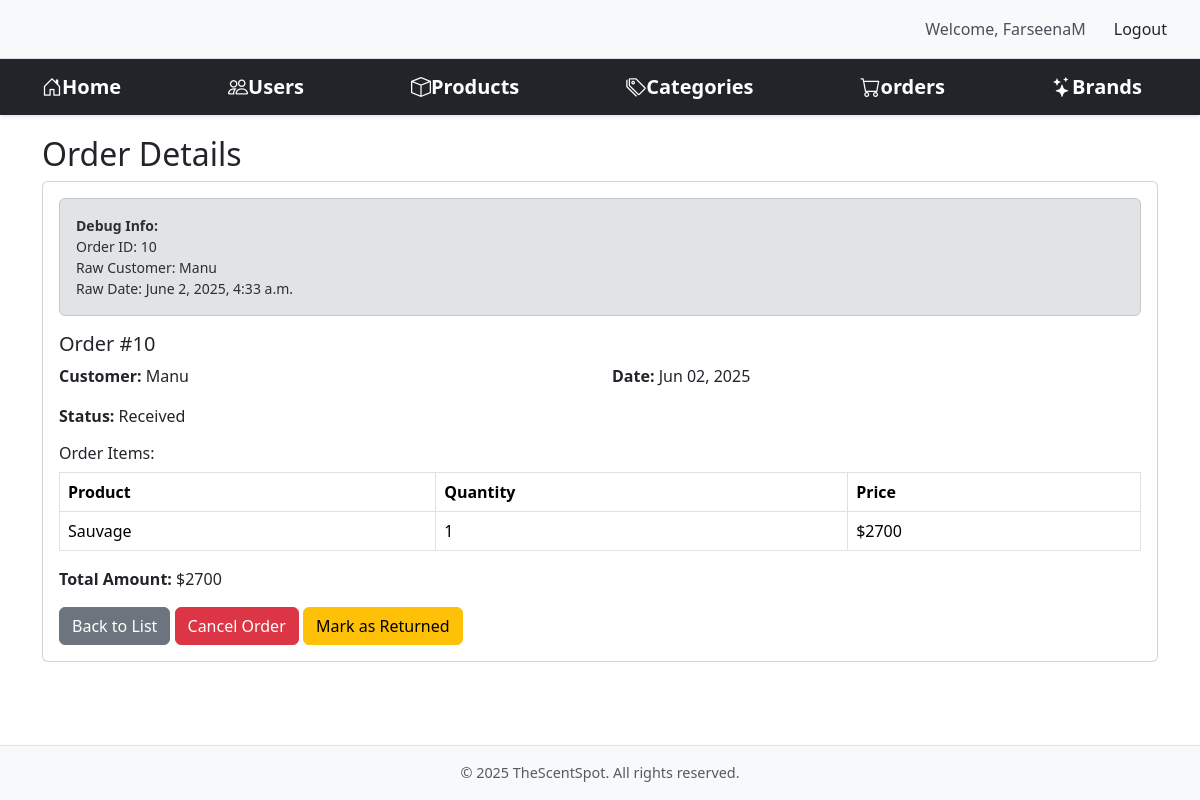
The app's page /adminhome/orders/10/ (signed in) with its own data.
### core/models/order.py (models this page shows, shortened)
class Order(models.Model):
    STATUS_CHOICES = [
        ('received', 'Received'),
        ('processing', 'Processing'),
        ('delivered', 'Delivered'),
        ('cancelled', 'Cancelled'),
    ]
    product = models.ForeignKey(Product, null = True, on_delete=models.CASCADE)
    customer = models.ForeignKey(Customer, null = True, on_delete=models.CASCADE)
    quantity = models.IntegerField(default=1)
    price = models.IntegerField(default=500)
    adress = models.CharField(max_length=50, default="", blank=True)
    phone = models.CharField(max_length=10, default="", blank=True)
    date = models.DateField(default=timezone.now)
    status = models.TextField(max_length=50, choices=STATUS_CHOICES, default="received")
    rating = models.IntegerField(default=0, validators=[MinValueValidator(0),MaxValueValidator(5)])
    payment_id = models.CharField(max_length=100,null=True,blank=True)
    order_id = models.CharField(max_length=100,null=True,blank=True)
    created_at = models.DateTimeField(default=timezone.now)

### core/models/customer.py (models this page shows, shortened)
class Customer(models.Model):
    first_name = models.CharField(max_length=50, null=True)
    last_name = models.CharField(max_length=50, null=True)
    email = models.EmailField(null=True)
    phone = models.CharField(max_length=10, null=True)
    gender = models.CharField(max_length=10, default="", null=True)
    password = models.CharField(max_length=150, null=True)
    created_at = models.DateTimeField(auto_now_add=True, null = True)

### core/models/product.py (models this page shows, shortened)
class Product(models.Model):
    name = models.CharField(max_length=50)
    price = models.IntegerField(default=0)
    description = models.CharField(max_length=2000, blank=True)
    image = models.ImageField(upload_to="images/")
    category = models.ForeignKey(Category, db_column='type2', on_delete=models.CASCADE)
    rating = models.IntegerField(default=1, validators=[MinValueValidator(0),MaxValueValidator(5)])
    brand = models.CharField(max_length=50, default="")
    gender = models.CharField(max_length=50, default="")
    size = models.CharField(max_length=50, default="")
    stock = models.IntegerField(default=0)

### adminoperations/views.py (the view)
# urls.py: path('adminhome/orders/<int:order_id>/', views.AdminOrderDetailView.as_view(), name='admin_order_details'),
class AdminOrderDetailView(StaffRequiredMixin, DetailView):
    model = Order
    template_name = 'adminoperations/admin_orderdetail.html'
    context_object_name = 'order'
    paginate_by = 10
    pk_url_kwarg = 'order_id'
    def get_queryset(self):
        return Order.objects.all().order_by('-created_at')  # Sort by newest first

### adminoperations/views.py (called while the page is built)
    def dispatch(self, request, *args, **kwargs):
        if not request.user.is_staff:
            messages.error(request, "You don't have permission to access this page.")
            return redirect('main')  # Redirect to main page if not staff
        return super().dispatch(request, *args, **kwargs)

### adminoperations/templates/adminoperations/admin_orderdetail.html
{% extends 'adminoperations/admin_base.html' %}
{% block content %}
{% load custom_filters %}
<div class="container">
    <h2>Order Details</h2>
    {% if order %}
        <div class="card mb-3">
            <div class="card-body">
                <div class="alert alert-secondary mb-3">
                    <small>
                        <strong>Debug Info:</strong><br>
                        Order ID: {{ order.id }}<br>
                        Raw Customer: {{ order.customer.first_name }}<br>
                        Raw Date: {{ order.created_at }}<br>
                    </small>
                </div>
                <h5 class="card-title">Order #{{ order.id }}</h5>
                <div class="row">
                    <div class="col-md-6">
                        <p>
                            <strong>Customer:</strong>
                            {% if order.customer and order.customer.first_name %}
                                {{ order.customer.first_name }}
                            {% else %}
                                <span class="text-muted">No customer name</span>
                            {% endif %}
                        </p>
                    </div>
                    <div class="col-md-6">
                        <p>
                            <strong>Date:</strong>
                            {% if order.date %}
                                {{ order.date|date:"M d, Y" }}
                            {% else %}
                                <span class="text-muted">No date</span>
                            {% endif %}
                        </p>
                    </div>
                </div>
                <p><strong>Status:</strong> {{ order.status|title }}</p>
                <h6>Order Items:</h6>
                <div class="table-responsive">
                    <table class="table table-bordered">
                        <thead class="thead-light">
                            <tr>
                                <th>Product</th>
                                <th>Quantity</th>
                                <th>Price</th>
                            </tr>
                        </thead>
                        <tbody>
                            <tr>
                                <td>
                                    {% if order.product %}
                                        {{ order.product.name }}
                                    {% else %}
                                        <span class="text-muted">No product</span>
                                    {% endif %}
                                </td>
                                <td>{{ order.quantity }}</td>
                                <td>${{ order.price }}</td>
                            </tr>
                        </tbody>
                    </table>
                </div>
                <p><strong>Total Amount:</strong> ${{ order.price }}</p>
                <div class="mt-3">
                    <a href="{% url 'admin_order_list' %}" class="btn btn-secondary">Back to List</a>
                    <a href="{% url 'admin_order_cancel' order.id %}" class="btn btn-danger">Cancel Order</a>
                    <a href="{% url 'change_to_returned' order.id %}" class="btn btn-warning">Mark as Returned</a>
                </div>
            </div>
        </div>
    {% else %}
        <div class="alert alert-warning">
            <p>No order found in the system.</p>
        </div>
    {% endif %}
</div>
{% endblock %}

### adminoperations/templates/adminoperations/admin_base.html (shortened to what this page needs)
{% load static %}
{% block css%}
    <link href="{% static 'adminoperations/css/admin_base.css' %}" rel="stylesheet" type="text/css">
{% endblock %}
<!DOCTYPE html>
<html lang="en">
<head>
    <link href="https://cdn.jsdelivr.net/npm/bootstrap@5.3.2/dist/css/bootstrap.min.css"
          rel="stylesheet"
>
    <link rel="stylesheet"
          href="https://cdn.jsdelivr.net/npm/bootstrap-icons@1.11.1/font/bootstrap-icons.css">
</head>
<body>
    {% if user.is_authenticated and user.is_staff %}
    <div class="logout-section" background-color=" #f8f9fa", padding="10px 20px", display="flex", justify-content="flex-end", align-items= "center", border-bottom="1px solid #dee2e6">
        <span>Welcome, {{ user.username }}</span>
        <form method="post" action="{% url 'admin_logout' %}" class="logout-form" margin-right="15px",color= " #495057", font-weight= "500">
            <button type="submit" class="btn btn-logout" background-color=" #dc3545", color= "white", border= "none", padding= "5px 15px", border-radius= "4px", transition= "background-color 0.3s ease" >Logout</button>
        </form>
    </div>
    {% endif %}
    <nav class="navbar navbar-expand-lg navbar-dark bg-dark">
        <div class="container">
            <a class="navbar-brand" href="{% url 'admin_home' %}">
                <i class="bi bi-house-door"></i>Home</a>
            <a class="navbar-brand" href="{% url 'user_list' %}">
                <i class="bi bi-people"></i>Users</a>
            <a class="navbar-brand" href="{% url 'product_list' %}">
                <i class="bi bi-box"></i>Products</a>
            <a class="navbar-brand" href="{% url 'category_list' %}">
                <i class="bi bi-tags"></i>Categories</a>
            <a class="navbar-brand" href="{% url 'admin_order_list' %}">
                <i class="bi bi-cart"></i>orders</a>
            <a class="navbar-brand" href="{% url 'brand_list' %}">
                <i class="bi bi-stars"></i>Brands</a>
        </div>
    </nav>
    <main>
        {% block content %}
        {% endblock %}
    </main>
    <footer class="footer mt-auto py-3 bg-light">
        <div class="container text-center">
            <span class="text-muted">© {% now "Y" %} TheScentSpot. All rights reserved.</span>
        </div>
    </footer>
</body>
</html>

### adminoperations/static/adminoperations/css/admin_base.css (style rules this page uses)
body { min-height: 100vh; display: flex; flex-direction: column; }
main { flex: 1 0 auto; padding: 20px 0; }
.logout-section { background-color: #f8f9fa; padding: 10px 20px; display: flex; justify-content: flex-end; align-items: center; border-bottom: 1px solid #dee2e6; }
.logout-section span { margin-right: 15px; color: #495057; font-weight: 500; }
.logout-form { margin: 0; }
.btn-logout { background-color: #dc3545; color: white; border: none; padding: 5px 15px; border-radius: 4px; transition: background-color 0.3s ease; }
.navbar { padding: 1rem 0; box-shadow: 0 2px 4px rgba(0,0,0,0.1); }
.navbar-brand { font-size: 1.5rem; font-weight: bold; }
.alert { margin-bottom: 1rem; border: none; border-radius: 4px; }
.footer { background-color: #f8f9fa !important; border-top: 1px solid #dee2e6; padding: 1rem 0; }
.footer .text-muted { font-size: 0.9rem; }

### records on screen
Order: id "10", customer.first_name "Manu", created_at "June 2, 2025, 4:33 a.m.", date "Jun 02, 2025", status "Received", product.name "Sauvage", quantity "1", price "2700"

### other values on screen
{{ user.username }} "FarseenaM"
